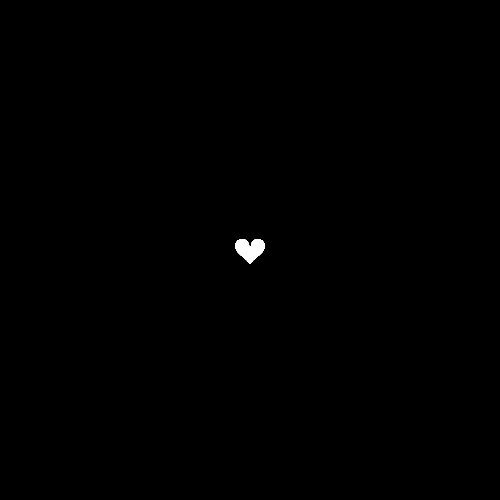
Frame 1 (no input)
Frame 60 (the mouse pressed at the canvas centre just before this capture): identical to frame 1, image omitted
Frame 120 (the mouse held since frame 60 and released just before this capture): identical to frame 1, image omitted

The Processing sketch that drew this single still picture (run headless with seeded random() and noise(); from frame 60 on, the mouse is pressed at the canvas centre):

// Processing sketch: sketch_misteriosa
// ── sketch_misteriosa.pde
ArrayList<PVector> curva;
PImage img;

void setup () {
  size (500, 500);
  curva = new ArrayList<PVector>();
  float delta = radians(1);
  for (float t = 0; t <=2*PI; t+=delta) {
    PVector p = FCurvaMisteriosa(t);
    p.rotate(PI);
    curva.add(p);
  }
  
}
int n = 0;
void draw () {
  background(0);
  translate(width/2, height/2);
  beginShape();
  for (PVector p:curva) {
    vertex(p.x, p.y);
  }
  endShape();
  n = (n == curva.size())? 0: n;
  PVector p = curva.get(n);
  n++;
}

PVector FCirculo(float t, float R) {
  float x = R * cos(t);
  float y = R * sin(t);
  return new PVector(x, y);
}

PVector FElipse(float t, float Rx,float Ry) {
  float x = Rx * cos(t);
  float y = Ry * sin(t);
  return new PVector(x, y);
}

PVector FCurvaMisteriosa(float t) {
  float x = 16 * sin (t) * sin(t)* sin(t);
  float y = 13 * cos (t) - 5 * cos (2*t)- 2*cos(3*t)-cos(4*t);
  return new PVector(x, y);
}
